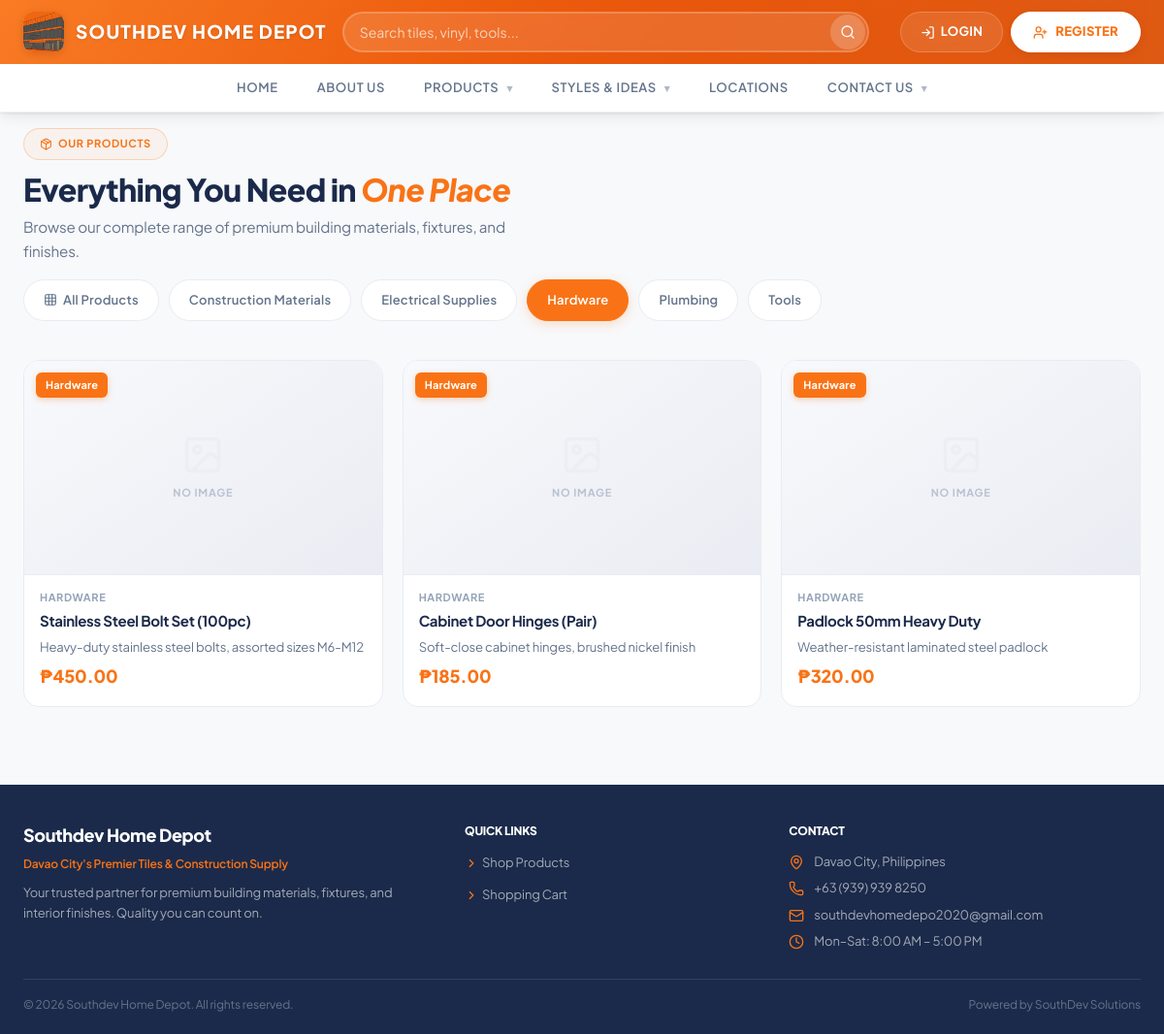
The app's page /index.php?url=products&category=1 with its own data.
### tables this page shows
CREATE TABLE `categories` (
    `id` INT AUTO_INCREMENT PRIMARY KEY,
    `name` VARCHAR(100) NOT NULL,
    `description` TEXT,
    `image` VARCHAR(255),
    `is_active` TINYINT(1) DEFAULT 1,
    `created_at` TIMESTAMP DEFAULT CURRENT_TIMESTAMP
);

CREATE TABLE `products` (
    `id` INT AUTO_INCREMENT PRIMARY KEY,
    `category_id` INT NOT NULL,
    `name` VARCHAR(255) NOT NULL,
    `description` TEXT,
    `price` DECIMAL(10,2) NOT NULL,
    `image` VARCHAR(255),
    `sku` VARCHAR(50) UNIQUE,
    `is_active` TINYINT(1) DEFAULT 1,
    `created_at` TIMESTAMP DEFAULT CURRENT_TIMESTAMP,
    `updated_at` TIMESTAMP DEFAULT CURRENT_TIMESTAMP ON UPDATE CURRENT_TIMESTAMP,
    FOREIGN KEY (`category_id`) REFERENCES `categories`(`id`)
);

### controllers/ProductController.php (called while the page is built, shortened)
<?php
require_once __DIR__ . '/../models/Product.php';
require_once __DIR__ . '/../models/Category.php';
class ProductController {
    private $productModel;
    private $categoryModel;
    public function __construct($pdo) {
        $this->productModel      = new Product($pdo);
        $this->categoryModel     = new Category($pdo);
    }
    public function alt() {
        $categoryId = $_GET['category'] ?? null;
        $page       = max(1, intval($_GET['page'] ?? 1));
        $offset     = ($page - 1) * ITEMS_PER_PAGE;
        $products      = $this->productModel->getAll($categoryId, ITEMS_PER_PAGE, $offset);
        $categories    = $this->categoryModel->getAll();
        require_once VIEWS_PATH . '/customer/products_alt.php';
    }
}

### index.php (called while the page is built, shortened)
<?php
require_once __DIR__ . '/routes/web.php';

### models/Category.php (called while the page is built, shortened)
<?php
class Category {
    private $pdo;
    public function __construct($pdo) {
        $this->pdo = $pdo;
    }
    public function getAll() {
        return $this->pdo->query("
            SELECT c.*,
                   (SELECT COUNT(*) FROM products WHERE category_id = c.id AND is_active = 1) as product_count
            FROM categories c
            WHERE c.is_active = 1
            ORDER BY c.name
        ")->fetchAll();
    }
}

### models/Product.php (called while the page is built, shortened)
<?php
class Product {
    private $pdo;
    public function __construct($pdo) {
        $this->pdo = $pdo;
    }
    public function getAll($categoryId = null, $limit = null, $offset = 0) {
        $sql = "SELECT p.*, c.name as category_name, i.quantity as stock FROM products p JOIN categories c ON p.category_id = c.id LEFT JOIN inventory i ON p.id = i.product_id WHERE p.is_active = 1";
        $params = [];
        if ($categoryId) {
            $sql .= " AND p.category_id = ?";
            $params[] = $categoryId;
        }
        $sql .= " ORDER BY p.created_at DESC";
        if ($limit) {
            $sql .= " LIMIT ? OFFSET ?";
            $params[] = $limit;
            $params[] = $offset;
        }
        $stmt = $this->pdo->prepare($sql);
        $stmt->execute($params);
        return $stmt->fetchAll();
    }
}

### views/customer/products_alt.php (the view, shortened to what this page needs)
<?php
require_once INCLUDES_PATH . '/header.php';
require_once INCLUDES_PATH . '/navbar.php';
?>
<div class="container">
    <div class="section-heading" style="margin-top:1rem;">
        <span class="section-badge"><i data-lucide="package" style="width:13px;height:13px;"></i> OUR PRODUCTS</span>
        <h2 class="section-title">Everything You Need in <span class="accent-text">One Place</span></h2>
        <p class="section-subtitle">Browse our complete range of premium building materials, fixtures, and finishes.</p>
    </div>
    <div class="category-bar storefront-chips" style="margin-bottom:18px;">
        <a href="<?= APP_URL ?>/index.php?url=products" class="<?= !isset($_GET['category']) ? 'active' : '' ?>">
            <i data-lucide="grid-3x3" style="width:14px;height:14px"></i> All Products
        </a>
        <?php if (isset($categories)): foreach ($categories as $cat): ?>
            <a href="<?= APP_URL ?>/index.php?url=products&category=<?= $cat['id'] ?>" class="<?= (isset($_GET['category']) && $_GET['category'] == $cat['id']) ? 'active' : '' ?>">
                <?= htmlspecialchars($cat['name']) ?>
            </a>
        <?php endforeach; endif; ?>
    </div>
    <?php if (!empty($products)): ?>
    <div id="product-list" class="product-grid">
        <?php foreach ($products as $product): ?>
            <?php $isOutOfStock = isset($product['stock']) && $product['stock'] <= 0; ?>
            <div class="product-card <?= $isOutOfStock ? 'product-card--unavailable' : '' ?>">
                <a href="<?= APP_URL ?>/index.php?url=products/<?= $product['id'] ?>">
                    <div class="product-img-wrap">
                        <?php if (!empty($product['image']) && file_exists(ROOT_PATH . '/assets/uploads/' . $product['image'])): ?>
                            <img src="<?= APP_URL ?>/assets/uploads/<?= $product['image'] ?>" alt="<?= htmlspecialchars($product['name']) ?>" loading="lazy">
                        <?php else: ?>
                            <div class="product-no-image">
                                <i data-lucide="image" class="no-img-icon"></i>
                                <span>No Image</span>
                            </div>
                        <?php endif; ?>
                        <?php if (!empty($product['category_name'])): ?>
                            <span class="product-category-tag"><?= htmlspecialchars($product['category_name']) ?></span>
                        <?php endif; ?>
                    </div>
                    <div class="product-info">
                        <span class="product-category"><?= htmlspecialchars($product['category_name'] ?? '') ?></span>
                        <h3 class="product-name"><?= htmlspecialchars($product['name']) ?></h3>
                        <?php if (!empty($product['description'])): ?>
                            <p class="product-desc-preview"><?= htmlspecialchars(mb_strimwidth($product['description'], 0, 80, '…')) ?></p>
                        <?php endif; ?>
                        <div class="product-price">₱<?= number_format($product['price'], 2) ?></div>
                    </div>
                </a>
            </div>
        <?php endforeach; ?>
    </div>
    <?php endif; ?>
</div>
<?php require_once INCLUDES_PATH . '/footer.php'; ?>

### assets/css/style.css (style rules this page uses)
:root { --primary: #1B2A4A; --primary-hover:#152238; --accent: #F97316; --accent-hover: #EA6C0E; --accent-light: rgba(249,115,22,0.06); --neutral: #F8F9FB; --charcoal: #1B2A4A; --graphite: #243352; --steel: #475569; --white: #FFFFFF; --border: #E8ECF1; --text-primary: #1E293B; --text-secondary:#64748B; --text-muted: #94A3B8; --success: #16A34A; --success-bg: #F0FDF4; --warning: #F59E0B; --warning-bg: #FFFBEB; --danger: #EF4444; --danger-bg: #FEF2F2; --info: #3B82F6; --info-bg: #EFF6FF; --shadow-sm: 0 1px 2px rgba(0,0,0,.04), 0 1px 3px rgba(0,0,0,.06); --shadow-md: 0 4px 12px rgba(0,0,0,.06), 0 1px 3px rgba(0,0,0,.04); --shadow-lg: 0 10px 30px rgba(0,0,0,.08), 0 4px 12px rgba(0,0,0,.04); --shadow-hover: 0 16px 40px rgba(0,0,0,.12); --radius-sm: 8px; --radius-md: 12px; --radius-md-num: 12; --radius-lg: 16px; --radius-xl: 20px; --transition: all .25s ease; --font: 'Inter', 'Segoe UI', system-ui, -apple-system, sans-serif; --font-mono: 'Fira Code', 'Consolas', monospace; --sidebar-w: 260px; }
*, *::before, *::after { margin: 0; padding: 0; box-sizing: border-box; }
html { scroll-behavior: smooth; }
body { font-family: var(--font); font-size: 15px; color: var(--text-primary); background: var(--neutral); line-height: 1.65; -webkit-font-smoothing: antialiased; -moz-osx-font-smoothing: grayscale; }
a { text-decoration: none; color: inherit; transition: var(--transition); }
h1, h2, h3, h4, h5, h6 { font-weight: 700; line-height: 1.3; color: var(--charcoal); }
h2 { font-size: 22px; }
h3 { font-size: 18px; }
p { color: var(--text-secondary); }
.container { max-width: 1280px; margin: 0 auto; padding: 0 24px; }
:root { --brand-red: var(--accent); }

### assets/css/responsive.css (style rules this page uses)
@media (max-width: 1200px) { .product-grid { grid-template-columns: repeat(3, 1fr); } }

### records on screen
categories: name "Construction Materials"
categories: name "Electrical Supplies"
categories: name "Hardware"
categories: name "Plumbing"
categories: name "Tools"
products: shows "NO IMAGE", category.name "Hardware", category.name "HARDWARE", name "Stainless Steel Bolt Set (100pc)", description "Heavy-duty stainless steel bolts, assorted sizes M6-M12", price "450.00"
products: shows "NO IMAGE", category.name "Hardware", category.name "HARDWARE", name "Cabinet Door Hinges (Pair)", description "Soft-close cabinet hinges, brushed nickel finish", price "185.00"
products: shows "NO IMAGE", category.name "Hardware", category.name "HARDWARE", name "Padlock 50mm Heavy Duty", description "Weather-resistant laminated steel padlock", price "320.00"

### other values on screen
APP_NAME "SOUTHDEV HOME DEPOT"
APP_NAME "Southdev Home Depot"
APP_TAGLINE "Davao City's Premier Tiles & Construction Supply"
APP_LOCATION "Davao City, Philippines"
